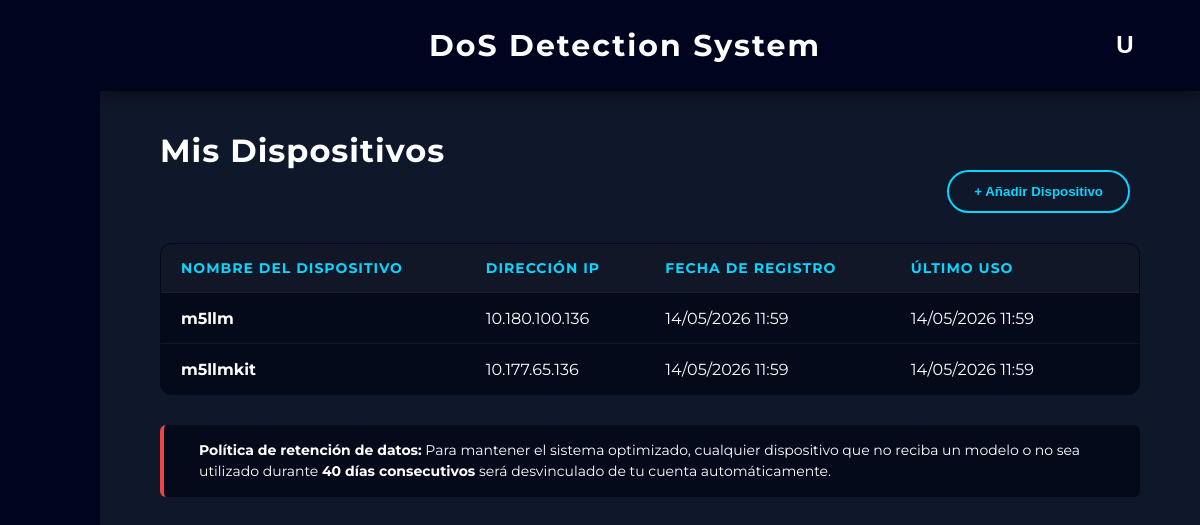
Before: /dispositivos (signed in) with the older database file.
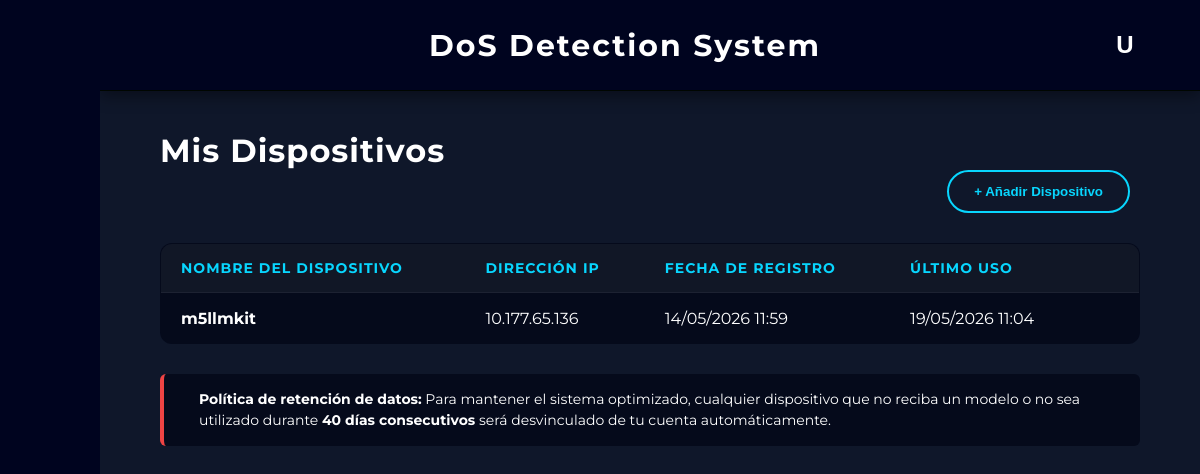
After: the same page with the newer database file.
### app/models.py (models this page shows)
class Dispositivo(db.Model):
    __tablename__ = 'dispositivos'
    id = db.Column(db.Integer, primary_key=True)
    nombre = db.Column(db.String(150), nullable=False)
    ip = db.Column(db.String(50), nullable=False)
    usuario_id = db.Column(db.Integer, db.ForeignKey('usuarios.id'), nullable=False)
    fecha_registro = db.Column(db.DateTime, default=datetime.now(pytz.timezone('Europe/Madrid')))
    fecha_ultimo_uso = db.Column(db.DateTime, default=datetime.now(pytz.timezone('Europe/Madrid')))
    usuario = db.relationship('User', backref=db.backref('dispositivos', cascade="all, delete-orphan", lazy=True))

### app/routes/pages/dispositivos.py (the view)
@dispositivos_bp.route("/dispositivos", methods=["GET"])
def index():
    if session.get('guest'):
        datos_invitado = session.get('guest_devices', [])
        dispositivos = [DispositivoInvitado(d['nombre'], d['ip'], d['fecha_registro']) for d in datos_invitado]
    else:
        user_id = session.get('user_id')
        if not user_id:
            return redirect(url_for('auth.login'))
        dispositivos = Dispositivo.query.filter_by(usuario_id=user_id).order_by(Dispositivo.fecha_registro.desc()).all()
    return render_template("dispositivos.html", dispositivos=dispositivos)

### app/templates/dispositivos.html (shortened to what this page needs)
{% extends "base.html" %}
{% block content %}
<div style="padding: 40px 60px;">
    <h2><span style="color: white; margin-bottom: 30px; font-size: 32px; letter-spacing: 1px;">Mis Dispositivos</span></h2>
    <div class="table-header">
        <button class="action-btn" onclick="openDeviceModal()">+ Añadir Dispositivo</button>
    </div>
    <table class="glass-table">
        <thead>
            <tr>
                <th>Nombre del Dispositivo</th>
                <th>Dirección IP</th>
                <th>Fecha de Registro</th>
                <th>Último Uso</th>
                <th style="text-align: center;"> </th>
            </tr>
        </thead>
        <tbody>
            {% for dispositivo in dispositivos %}
            <tr>
                <td style="font-weight: bold;">{{ dispositivo.nombre }}</td>
                <td>{{ dispositivo.ip }}</td>
                <td>{{ dispositivo.fecha_registro.strftime('%d/%m/%Y %H:%M') }}</td>
                <td>{{ dispositivo.fecha_ultimo_uso.strftime('%d/%m/%Y %H:%M') }}</td>
                <td style="text-align: center;">
                    <form action="{{ url_for('dispositivos.delete', device_id=(dispositivo.id if not session.get('guest') else loop.index0)) }}"
                          method="POST"
                          onsubmit="confirmAction(event, this, '¿Quiere eliminar este dispositivo?');"
                          style="display: inline;">
                        <button type="submit" class="delete-btn" title="Eliminar Dispositivo">
                        </button>
                    </form>
                </td>
            </tr>
            {% else %}
            <tr>
                <td colspan="5" style="text-align: center; padding: 30px; opacity: 0.7;">No tienes ningún dispositivo registrado.</td>
            </tr>
            {% endfor %}
        </tbody>
    </table>
    <div style="margin-top: 30px; padding: 15px 20px; background: rgba(2, 6, 23, 0.726); border-left: 4px solid #ef4444; border-radius: 6px; display: flex; align-items: center; gap: 15px;">
        <p style="color: white; font-size: 14px; margin: 0; line-height: 1.5;">
            <strong>Política de retención de datos:</strong> Para mantener el sistema optimizado, cualquier dispositivo que no reciba un modelo o no sea utilizado durante <strong>40 días consecutivos</strong> será desvinculado de tu cuenta automáticamente.
        </p>
    </div>
</div>
{% endblock %}

### app/templates/base.html (shortened to what this page needs)
<!DOCTYPE html>
<html lang="en">
<head>
    <link rel='stylesheet' href='https://cdn-uicons.flaticon.com/2.2.0/uicons-regular-rounded/css/uicons-regular-rounded.css'>
    <link rel='stylesheet' href='https://cdn-uicons.flaticon.com/2.2.0/uicons-thin-rounded/css/uicons-thin-rounded.css'>
    <link rel="stylesheet" href="{{ url_for('static', filename='css/style.css') }}">
</head>
<body class="body-home">
    {% if request.endpoint not in ['main.index', 'auth.login', 'auth.register'] %}
        <div class="app-layout">
            <aside class="sidebar" id="appSidebar">
                <div class="sidebar-top">
                    <button class="side-btn hamburger" onclick="toggleSidebar()">
                    </button>
                </div>
                <div class="sidebar-middle">
                    <button class="side-btn" onclick="location.href='/dashboard'" title="Inicio">
                    </button>
                    <button class="side-btn" onclick="location.href='/dispositivos'" title="Dispositivos">
                    </button>
                    <button class="side-btn" onclick="location.href='/modelos'" title="Modelos">
                    </button>
                    <button class="side-btn" onclick="location.href='/evaluacion'" title="Evaluación">
                    </button>
                </div>
            </aside>
            <main class="main-content">
                <header class="app-header">
                    <div class="app-title">
                        <a href="{{ url_for('dashboard.dashboard') }}" style="text-decoration: none;">
                            <h2>DoS Detection System</h2>
                        </a>
                    </div>
                    <div class="user-menu-container">
                        <button class="user-btn" onclick="toggleDropdown()">
                            {% if session.get('guest') %}
                                I
                            {% elif session.get('username') %}
                                {{ session.get('username')[0] | upper }}
                            {% else %}
                                U
                            {% endif %}
                        </button>
                    </div>
                </header>
                <div style="height: calc(100vh - 90px); overflow-y: auto;">
    {% else %}
        <div class="{% block container_class %}container{% endblock %}">
    {% endif %}
        {% block content %}{% endblock %}
    {% if request.endpoint not in ['main.index', 'auth.login', 'auth.register'] %}
                </div>
            </main>
        </div>
    {% else %}
        </div>
    {% endif %}
</body>
</html>

### app/static/css/style.css (style rules this page uses)
* { margin: 0; padding: 0; box-sizing: border-box; }
body { font-family: 'Montserrat', "Segoe UI", Tahoma, sans-serif; background-color: #0f172a; color: #e5e7eb; }
button { background-color: #013d76; color: white; border: none; padding: 10px 15px; border-radius: 8px; cursor: pointer; margin-right: 10px; font-weight: bold; }
header { background-color: #020617; padding: 15px; text-align: center; border-bottom: 1px solid #1f2937; }
.body-home { background-image: url('../img/fondo.png'); background-size: cover; background-position: center; background-repeat: no-repeat; background-attachment: fixed; margin: 0; height: 100vh; }
.app-layout { display: flex; height: 100vh; width: 100%; }
.main-content { flex-grow: 1; display: flex; flex-direction: column; padding: 0; }
.sidebar { width: 100px; flex-shrink: 0; background-color: #00041f; border-radius: 0; display: flex; flex-direction: column; align-items: flex-start; justify-content: space-between; padding: 40px 0 40px 22.5px; z-index: 10; transition: width 0.3s ease; }
.sidebar-middle { display: flex; flex-direction: column; gap: 25px; }
.side-btn { width: 55px; height: 55px; border: none; background-color: transparent; color: white; font-size: 22px; font-weight: bold; cursor: pointer; display: flex; align-items: center; justify-content: flex-start; padding-left: 15px; transition: width 0.3s ease, transform 0.2s, color 0.2s; box-shadow: none; overflow: hidden; white-space: nowrap; }
.side-btn.hamburger { font-size: 20px; font-weight: normal; }
.app-header { background-color: #00041f !important; border-bottom: 1px solid #000600 !important; display: flex; justify-content: space-between; align-items: center; padding: 20px 50px; box-shadow: 0 5px 15px rgba(0,0,0,0.4); z-index: 5; }
.app-title { flex-grow: 1; text-align: center; background: transparent !important; border: none !important; box-shadow: none !important; }
.app-title h2 { color: white; margin: 0; font-size: 30px; font-weight: 700; letter-spacing: 2px; text-shadow: none; }
.user-menu-container { position: relative; display: inline-block; }
.user-btn { width: 50px; height: 50px; background-color: transparent; border: none; color: white; font-size: 24px; font-weight: bold; margin-right: 0; cursor: pointer; display: flex; align-items: center; justify-content: center; transition: color 0.2s ease, transform 0.2s ease; }
.table-header { display: flex; justify-content: space-between; align-items: center; margin-bottom: 30px; color: #00041f; }
.action-btn { background-color: transparent; color: #08d6fe; border: 2px solid #08d6fe; padding: 12px 25px; border-radius: 50px; font-weight: bold; cursor: pointer; transition: all 0.3s ease; }
.glass-table { width: 100%; border-collapse: collapse; background-color: rgba(2, 6, 23, 0.726); border: 1px solid rgba(255, 255, 255, 0.1); border-radius: 12px; overflow: hidden; color: white; }
.glass-table th, .glass-table td { padding: 15px 20px; text-align: left; border-bottom: 1px solid rgba(255, 255, 255, 0.05); }
.glass-table th { background-color: rgba(255, 255, 255, 0.05); font-weight: bold; color: #08d6fe; text-transform: uppercase; font-size: 14px; letter-spacing: 1px; }
.delete-btn { background: transparent; border: none; color: #94a3b8; font-size: 18px; cursor: pointer; transition: all 0.2s ease; padding: 5px; margin: 0; }

Changed rows visible on the page:
removed Dispositivo: nombre "m5llm", ip "10.180.100.136", fecha_registro "14/05/2026 11:59", fecha_ultimo_uso "14/05/2026 11:59"
changed Dispositivo "m5llmkit": fecha_ultimo_uso "14/05/2026 11:59" → "19/05/2026 11:04"
